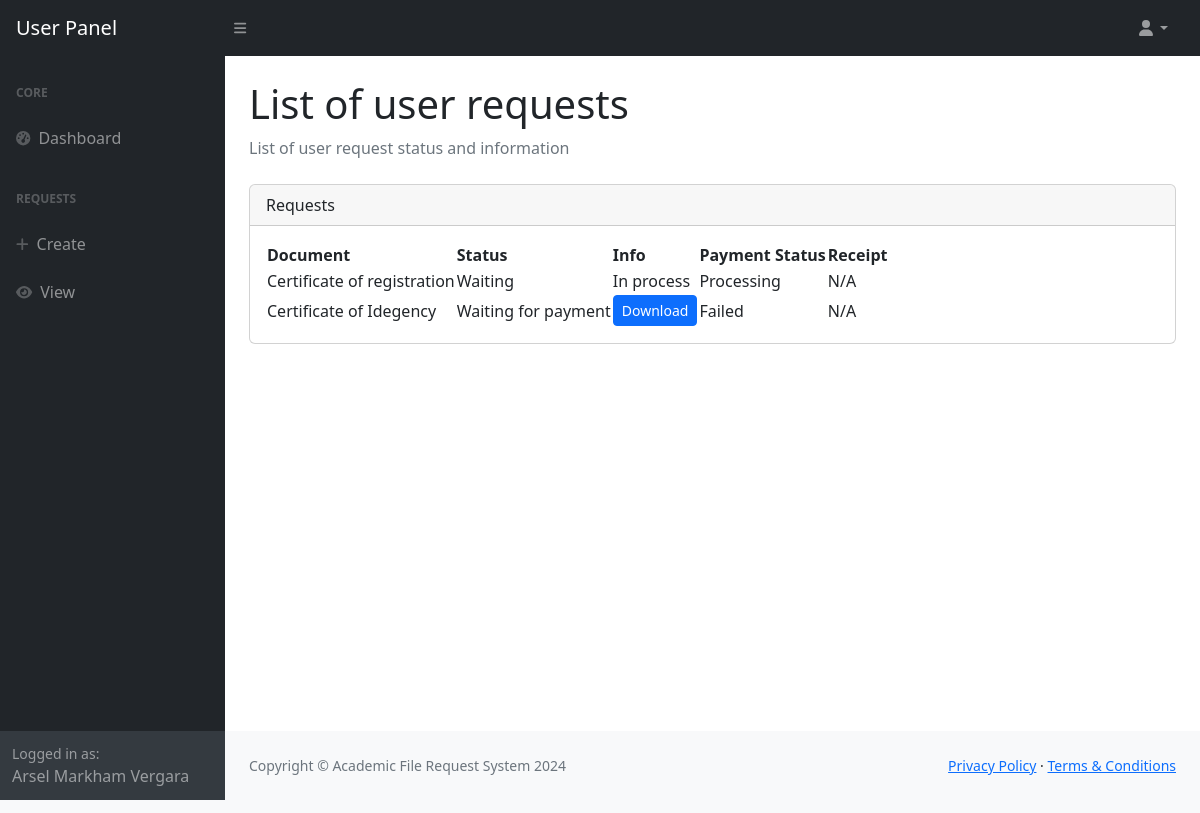
Page /request/user/ (signed in) on the earlier database version.
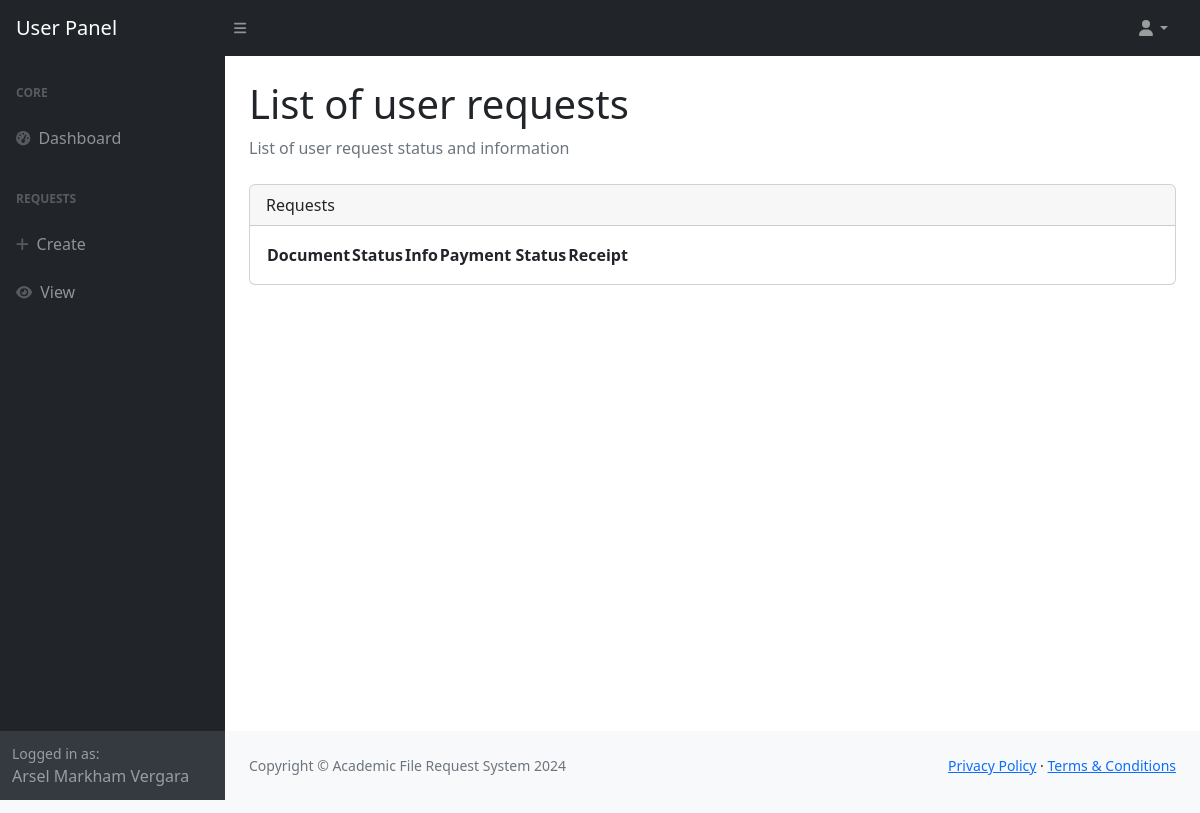
Same page on the later database version.
### onlinerequest/models.py (models this page shows, shortened)
class Record(models.Model):
    user_number = models.CharField(max_length=10)
    first_name = models.CharField(max_length=64)
    last_name = models.CharField(max_length=64)
    course_code = models.CharField(max_length=5)
    middle_name = models.CharField(max_length=64, default='De Guz Man')
    contact_no = models.IntegerField(default='09667614313')
    entry_year_from = models.IntegerField()
    entry_year_to = models.IntegerField()

class User_Request(models.Model):
    user = models.ForeignKey(User, on_delete=models.CASCADE, related_name='user_requests')
    request = models.ForeignKey(Request, on_delete=models.CASCADE, related_name='user_requests')
    status = models.CharField(max_length=64)
    uploads = models.CharField(max_length=999)
    requested = models.CharField(max_length=256, default="")
    purpose = models.CharField(max_length=256, blank=True)
    number_of_copies = models.IntegerField(default=1);
    uploaded_payment = models.CharField(max_length=999, blank=True)
    payment_status = models.CharField(max_length=10, default="Processing", blank=True)
    created_at = models.DateTimeField(auto_now_add=True)
    updated_at = models.DateTimeField(auto_now=True)

class Request(models.Model):
    description = models.CharField(max_length=256)
    files_required = models.CharField(max_length=256)
    document = models.ForeignKey(Document, on_delete=models.CASCADE)
    price = models.CharField(max_length=6, default=1.00)
    def __str__(self):
        return self.document.description

class Document(models.Model):
    code = models.CharField(max_length=64)
    description = models.CharField(max_length=64)
    active = models.BooleanField(default=True)

### onlinerequest/views/request_user.py (the view)
# urls.py: path('request/user/', request_user.display_user_requests),
def display_user_requests(request):
    user_requests = User_Request.objects.filter(user = request.user)
    return render(request, 'user/request/view-user-request.html', {'user_requests': user_requests})

### onlinerequest/context_processors.py (called while the page is built)
def user_record(request):
    if request.user.is_authenticated:
        try:
            user_record = Record.objects.get(user_number=request.user.student_number)
            return {'user_record': user_record}
        except Record.DoesNotExist:
            return {}
    return {}

def request_forms(request):
    request_forms = Request.objects.all()
    return {'request_forms': request_forms}

### onlinerequest/templates/user/request/view-user-request.html (shortened to what this page needs)
{% load static %}
<!DOCTYPE html>
<html lang="en">
<head>
    {% include 'header.html' %}
</head>
<body class="sb-nav-fixed">
    {% include 'user/user-topnav.html' %}
    <div id="layoutSidenav">
        {% include 'user/user-sidenav.html' %}
        <div id="layoutSidenav_content">
            <main>
                <div class="container-fluid px-4">
                    <h1 class="mt-4">List of user requests</h1>
                    <ol class="breadcrumb mb-4">
                        <li class="breadcrumb-item active">List of user request status and information</li>
                    </ol>
                    <div class="card mb-4">
                        <div class="card-header">
                            <div class="d-flex justify-content-between align-items-center">
                                <span class="fs-6">Requests</span>
                            </div>
                        </div>
                        <div class="card-body">
                            <table id="datatable">
                                <thead>
                                    <th>Document</th>
                                    <th>Status</th>
                                    <th>Info</th>
                                    <th>Payment Status</th>
                                    <th>Receipt</th>
                                </thead>
                                <tbody>
                                {% if user_requests %}
                                    {% for user_request in user_requests %}
                                        <tr>
                                            <td>{{ user_request.request }}</td>
                                            <td>{{ user_request.status }}</td>
                                            <td>
                                                {% if user_request.status == "For Pickup" or user_request.status == "for pickup" or user_request.status == "pickup" or user_request.status == "PICKUP" %}
                                                    <button class="btn btn-info btn-sm" data-bs-toggle="modal" data-bs-target="#infoModal{{ user_request.id }}">View Info</button>
                                                {% elif user_request.requested %}
                                                    <a class="btn btn-primary btn-sm" href="{% static user_request.requested %}" download>Download</a>
                                                {% else %}
                                                    In process
                                                {% endif %}
                                            </td>
                                            <td>{{ user_request.payment_status }}</td>
                                            <td>
                                                {% if user_request.payment_status == "Paid" %}
                                                    <button class="btn btn-primary btn-sm" data-bs-toggle="modal" data-bs-target="#receiptModal{{ user_request.id }}">View Receipt</button>
                                                {% else %}
                                                    N/A
                                                {% endif %}
                                            </td>
                                        </tr>
                                    {% endfor %}
                                {% endif %}
                                </tbody>
                            </table>
                        </div>
                    </div>
                </div>
            </main>
            <footer class="py-4 bg-light mt-auto">
                <div class="container-fluid px-4">
                    <div class="d-flex align-items-center justify-content-between small">
                        <div class="text-muted">Copyright &copy; Academic File Request System 2024</div>
                        <div>
                            <a href="#">Privacy Policy</a>
                            &middot;
                            <a href="#">Terms &amp; Conditions</a>
                        </div>
                    </div>
                </div>
            </footer>
        </div>
    </div>
    <footer class="py-4 bg-light mt-auto">
        <div class="container-fluid px-4">
            <div class="d-flex align-items-center justify-content-between small">
                <div class="text-muted">Copyright &copy; Academic File Request System 2024</div>
                <div>
                    <a href="#">Privacy Policy</a>
                    <a href="#">Terms &amp; Conditions</a>
                </div>
            </div>
        </div>
    </footer>
</body>
</html>

### onlinerequest/templates/header.html (shortened to what this page needs)
{% load static %}
<link rel="stylesheet" type="text/css" href="https://cdn.datatables.net/1.10.25/css/jquery.dataTables.css">
<link rel="stylesheet" href="https://cdn.datatables.net/responsive/2.4.0/css/responsive.dataTables.min.css">
<link rel="stylesheet" href="{% static 'css/bootstrap.css' %}" />
<link rel="stylesheet" type="text/css" href="https://cdn.jsdelivr.net/npm/toastify-js/src/toastify.min.css">

### onlinerequest/templates/user/user-topnav.html (shortened to what this page needs)
<nav class="sb-topnav navbar navbar-expand navbar-dark bg-dark">
    <a class="navbar-brand ps-3" href="/user/dashboard/">User Panel</a>
    <button class="btn btn-link btn-sm order-1 order-lg-0 me-4 me-lg-0" id="sidebarToggle" href="#!"><i class="fas fa-bars"></i></button>
    <ul class="navbar-nav ms-auto me-3 me-lg-4">
        <li class="nav-item dropdown">
            <a class="nav-link dropdown-toggle" id="navbarDropdown" href="#" role="button" data-bs-toggle="dropdown" aria-expanded="false"><i class="fas fa-user fa-fw"></i></a>
        </li>
    </ul>
</nav>

### onlinerequest/templates/user/user-sidenav.html (shortened to what this page needs)
<div id="layoutSidenav_nav">
    <nav class="sb-sidenav accordion sb-sidenav-dark" id="sidenavAccordion">
        <div class="sb-sidenav-menu">
            <div class="nav">
                <div class="sb-sidenav-menu-heading">Core</div>
                <a class="nav-link" href="/user/dashboard/">
                    <div class="sb-nav-link-icon"><i class="fas fa-tachometer-alt"></i></div>
                    Dashboard
                </a>
                <div class="sb-sidenav-menu-heading">Requests</div>
                <a class="nav-link" href="/request/">
                    <div class="sb-nav-link-icon"><i class="fas fa-plus"></i></div>
                    Create
                </a>
                <a class="nav-link" href="/request/user/">
                    <div class="sb-nav-link-icon"><i class="fas fa-eye"></i></div>
                    View
                </a>
            </div>
        </div>
        <div class="sb-sidenav-footer">
            <div class="small">Logged in as:</div>
            {{ user_record.first_name|default:'Username' }} {{ user_record.last_name|default:'' }}
        </div>
    </nav>
</div>

### onlinerequest/templates/footer.html (shortened to what this page needs)
{% load static %}

Differences in the rows shown:
removed User_Request: request "Certificate of registration", status "Waiting", requested "In process", payment_status "Processing", shows "N/A"
removed User_Request: request "Certificate of Idegency", status "Waiting for payment", shows "Download", payment_status "Failed", shows "N/A"
